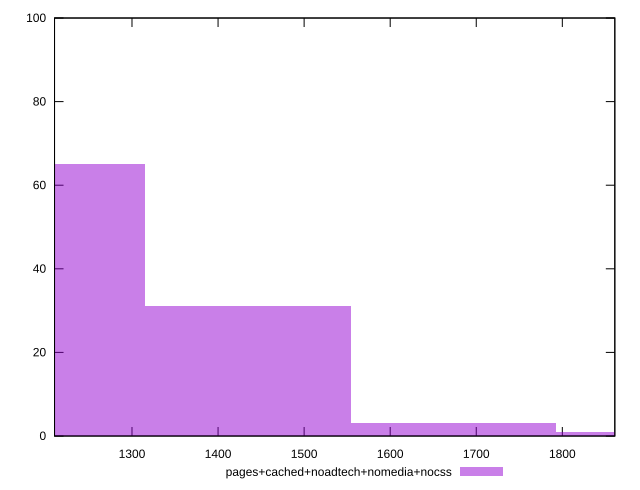

The gnuplot source for this figure:
reset

$pagesCachedNoadtechNomediaNocss <<EOF
1673.4570069892486 3
1195.326433563749 65
1434.3917202764987 31
1912.5222937019985 1
EOF

set key outside below
set boxwidth 239.0652867127498
set xrange [1210:1861]
set yrange [0:100]
set trange [0:100]
set style fill transparent solid 0.5 noborder
set terminal svg size 640, 490 enhanced background rgb 'white'
set output "report_00015_2021-02-09T16-11-33.973Z/uses-rel-preload/comparison/histogram/4_vs_5.svg"

plot $pagesCachedNoadtechNomediaNocss title "pages+cached+noadtech+nomedia+nocss" with boxes

reset
